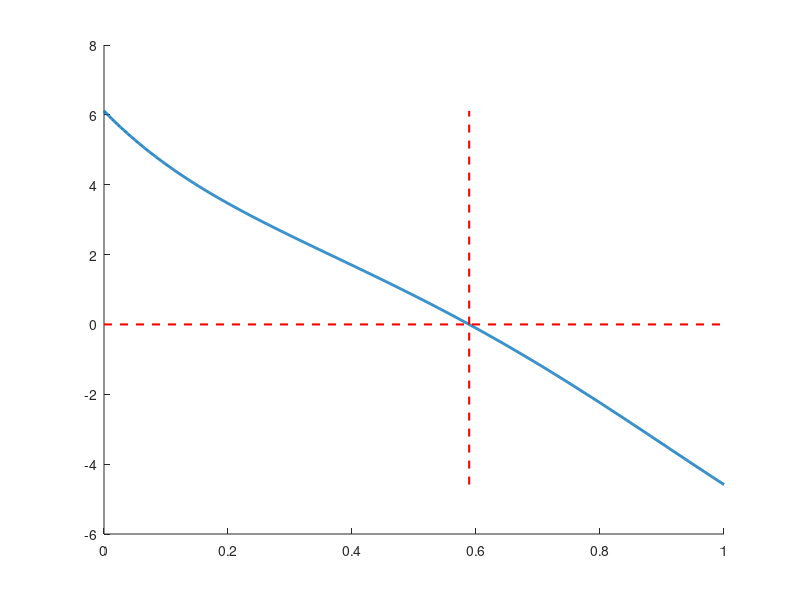

This chart was generated by the following MATLAB code: (Note: this script raises an error after producing the figure.)
clear
clc
close all
addpath('/Users/lukebury/Documents/MATLAB/mbin/plot')

% -------------------------------------------------------------
%%% Setup
% -------------------------------------------------------------
%%% Integrator options
tol = 1e-7;
options = odeset('RelTol',tol,'AbsTol',tol);

% Setting timing options
t0 = 0;
dt = .1;
tf = 50;
tVec = t0:dt:tf; % (s)

%%% Setting parameters
G = 6.67408 * 10-11; % (m^3 kg^-1 s^-2)
dens = 1; % (kg m^-3)
R1R2 = 0:.001:1; % R1/R2
R2 = .5; % m
R1 = R1R2.*R2; % m

%%% Preallocating fission energy vector
Ef = zeros(size(R1R2));

%%% Looping through ratios
for rr = 1:length(R1R2)
    % Seperating distance
    r12 = R1(rr) + R2; % (m)
    
    % Masses
    m1 = 4*dens*pi*(R1(rr)^3)/3; % (kg)
    m2 = 4*dens*pi*(R2^3)/3; % (kg)
    
    % Distance from m1 to COM
    r1c = (R1(rr)+R2)*m2/(m1+m2); % (m)
    
    % Fission spin rate
    w = sqrt((4/3)*pi*G*dens*(R1(rr)^3+R2^3)/((R1(rr)+R2)^3)); % rad/s
    
    % Tangential velocity of m1 wrt COM
    v1 = w*r1c; % (m s^-1)
    
    % Calculate I
    I = m1*m2*r12*r12/(m1+m2) + (2/5)*(m1*R1(rr)*R1(rr) + m2*R2*R2); % (kg m^2)
    
    % Calculate total H
    r2c = R1(rr)+R2-r1c; % m2 to COM
    v2 = w*r2c;
    H = m1*r1c*v1 + m2*r2c*v2 + (2/5)*(m1*R1(rr)*R1(rr) + m2*R2*R2)*w; % (kg m^2 s^-1)

    % Calculate U
    U = -G*m1*m2/r12; % (kg m^2 s^-2)

    % Calculate free energy
    Ef(rr) = H*H/(2*I) + U; % (kg m^2 s^-2)
    
    if Ef(rr) < 0 && Ef(rr-1) > 0
        crossPoint = R1R2(rr);
    end

end

figure; hold all
plot(R1R2,Ef,'-','linewidth',2)
plot([0 1],[0 0], 'r--','linewidth',1.5)
plot([crossPoint crossPoint],[min(Ef) max(Ef)],'r--','linewidth',1.5)
PlotBoi2('R1/R2','Free Energy at Fission (kg m^2/s^2)',14)
str = sprintf('Crossing at R1/R2 = %0.2f',crossPoint);
t = annotation('textbox',[.62 .3 .3 .26],'String',str,'FitBoxToText','on');










